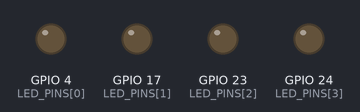
Recording of a program running on a simulated Raspberry Pi (BCM pin numbers). On the bench: output pins drawn as LEDs (lit = HIGH). At 31.0 s the program stops and its outputs stay as they are.

Above: at 0.1 s.
At 1.1 s:
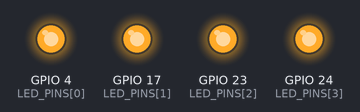
At 4.1 s:
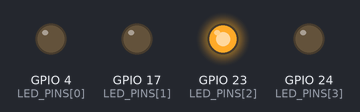
At 8.1 s:
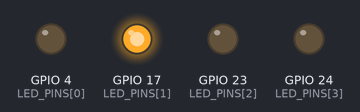
At 15.1 s:
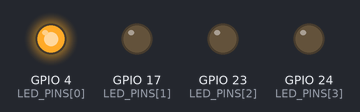
At 30.1 s:
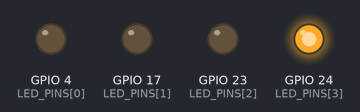
Timing chart, 0 to 32.5 s (numbered marks = the images above):
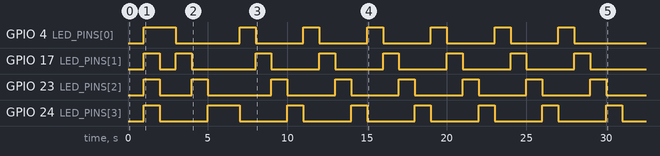

Measured:
- by itself, GPIO 4 (LED_PINS[0]): goes HIGH 2.0 s, LOW 4.0 s, 5 × (HIGH 1.0 s, LOW 3.0 s), HIGH 1.0 s, then LOW
- by itself, GPIO 17 (LED_PINS[1]): goes HIGH 1.0 s, LOW 1.0 s, HIGH 1.0 s, LOW 4.0 s, 5 × (HIGH 1.0 s, LOW 3.0 s), HIGH 1.0 s, then LOW
- by itself, GPIO 23 (LED_PINS[2]): goes HIGH 1.0 s, LOW 2.0 s, HIGH 1.0 s, LOW 4.0 s, 5 × (HIGH 1.0 s, LOW 3.0 s), HIGH 1.0 s, then LOW
- by itself, GPIO 24 (LED_PINS[3]): goes HIGH 1.0 s, LOW 3.0 s, HIGH 2.0 s, 6 × (LOW 3.0 s, HIGH 1.0 s), then LOW

The program:

discolight-sequences.py
```python
from gpiozero import LED
from time import sleep

# GPIO port numbers for the light
#9 = gnd, 7 = GPIO 4, 11 = GPIO 17, 16 = GPIO 23, 18 = GPIO 24
LED_PINS = [4, 17, 23, 24]
# Time between each step in the sequence in seconds
DELAY = 1

lights = [LED(LED_PINS[0]), LED(LED_PINS[1]), LED(LED_PINS[2]), LED(LED_PINS[3])]


def all_on():
    for x in range (4):
        lights[x].on()

def all_off():
    for x in range (4):
        lights[x].off()

def sequence():
    for x in range (4):
        for y in range (4):
            lights[y].off()
        lights[x].on()
        sleep(DELAY)


def repeat_sequence(num_sequences):
    for x in range (num_sequences):
        sequence()

# Main code starts here
all_off()
sleep(DELAY)
all_on()
sleep(DELAY)
sequence()
sleep(DELAY)
repeat_sequence(6)
```
